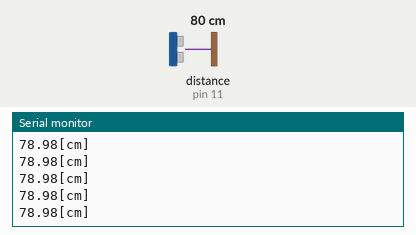
Recording of a sketch running on a simulated Arduino Uno, built with avr-gcc and run on an emulated ATmega328P. Parts: the last lines printed to the serial monitor. Wiring (inferred from the names in the program): ultrasonic range finder: trigger pin 12; echo pin 11. The inputs (shaded band) are chosen by the test bench; at power-on: distance to the obstacle (sensor on pin 11) 80 cm. The echo pulse lasts 58.3 µs per cm.

Above: at 1.2 s.
1.3 s: distance to the obstacle (sensor on pin 11) set to 299 cm
At 2.1 s:
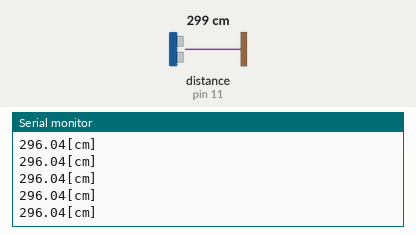
4.3 s: distance to the obstacle (sensor on pin 11) set to 2 cm
At 5.2 s:
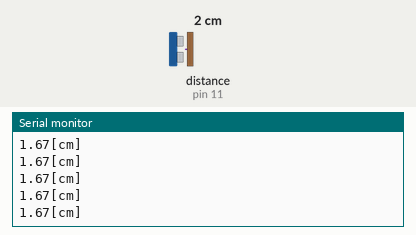
Timing chart, 0 to 7.3 s (numbered marks = the images above; inputs shaded):
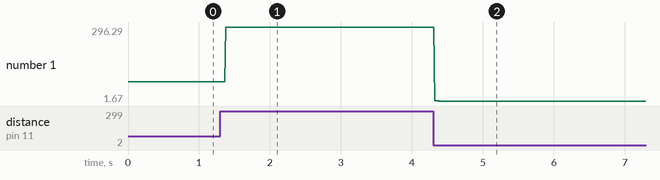

Measured:
- after the input at 1.3 s, the serial monitor: prints a new line after 0.08 s (image 1)
- after the input at 4.3 s, the serial monitor: prints a new line at once (image 2)
- plotted number 1: 78.98 → 296.04 after the input at 1.3 s, 296.04 → 1.67 after the input at 4.3 s

The sketch:

RobotCar-UltrasonicSensor.ino
```cpp
/*
  RobotCar-UltrasonicSensor

  超音波距離センサーで距離を測る

  2020年7月3日作成
  坂本 元
*/


// 超音波距離センサのVCCピンを  5Vに接続
// 超音波距離センサのTrigピンを Arduinoのデジタルピン12に接続
// 超音波距離センサのEchoピンを Arduinoのデジタルピン11に接続
// 超音波距離センサのGndピンを  GNDに接続
const int TRIG_PIN = 12;       // 超音波距離センサのTrigピンを接続しているピン
const int ECHO_PIN = 11;       // 超音波距離センサのEchoピンを接続しているピン
const int PULSE_TIMEOUT = 150000;  // タイムアウト0.15[s]


void setup() {
  // 超音波センサー
  pinMode(TRIG_PIN, OUTPUT);    // TRIG_PINをデジタル出力に設定
  pinMode(ECHO_PIN, INPUT);     // ECHO_PINをデジタル入力に設定

  // シリアルモニタ用
  Serial.begin(9600);           // シリアル通信初期化、通信速度9600bps
}


void loop() {
  float distance = ultrasonicSensorRead();    // 超音波距離センサから測定距離を読み取る

  // シリアルモニタに表示する
  Serial.print(distance);                     // シリアル通信で距離データを出力
  Serial.println("[cm]");
}


/*
  超音波距離センサーで距離を測定する関数
  戻り値は、距離[cm]
*/
float ultrasonicSensorRead() {
  long duration = 0;      // 測定したパルス幅（マイクロ秒[us]）を記憶する変数
  float distance = 0;     // パルス幅から距離（センチ[cm]）を計算した値を記憶する変数

  // TRIG_PINに10usのパルスを出力する
  digitalWrite(TRIG_PIN, LOW);    // TRIG_PINをLOWにする
  delayMicroseconds(2);           // 2マイクロ秒待つ

  digitalWrite(TRIG_PIN, HIGH);   // TRIG_PINをHIGHにする
  delayMicroseconds(10);          // 10マイクロ秒待つ

  digitalWrite(TRIG_PIN, LOW);    // TRIG_PINをLOWにする
  delayMicroseconds(2);           // 2マイクロ秒待つ

  duration = pulseIn(ECHO_PIN, HIGH, PULSE_TIMEOUT);   // ECHO_PINのパルス幅を測定する(単位[μs])
  distance = duration*0.017;  //  パルス幅から距離（cm）を計算する
                              // 音速340[m/s]=34000[cm/s]、距離=速度x時間、
                              //  duration*1e-6*34000/2=duration*0.017（/2は往復のため）
  return distance;        // 測定した距離[cm]を返す
}
```
